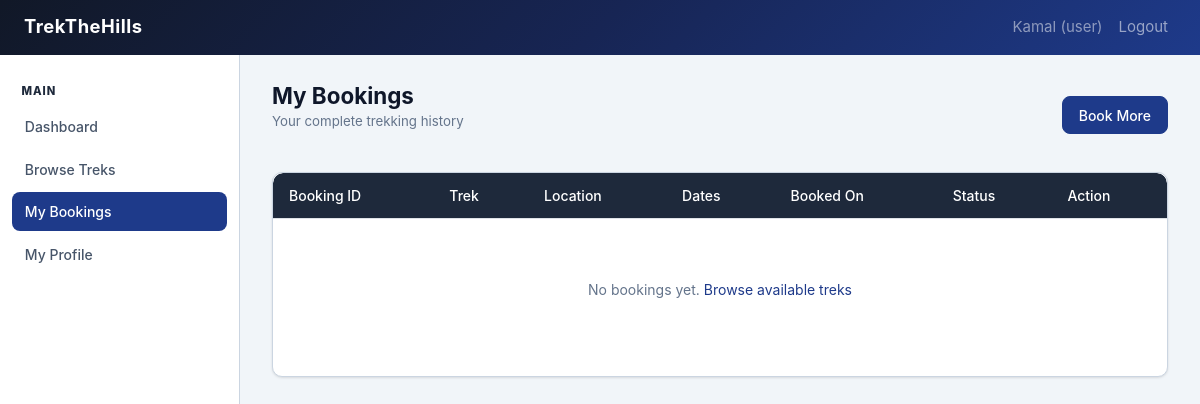
Page /user/bookings (signed in) on the earlier database version.
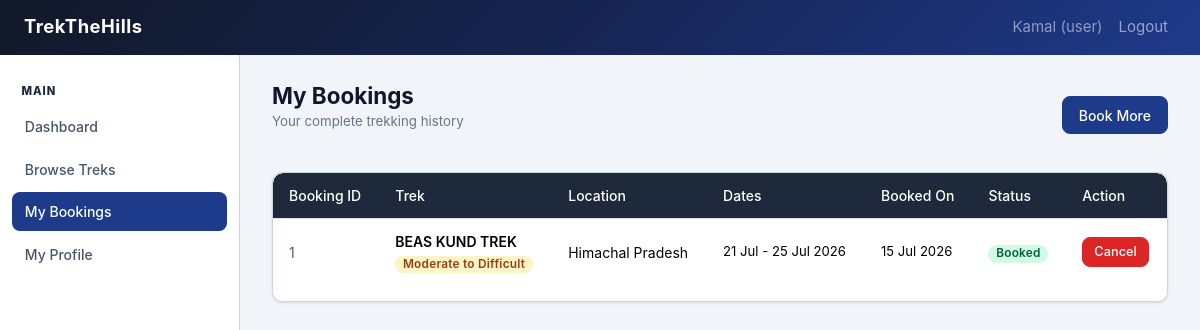
Same page on the later database version.
### models.py (models this page shows, shortened)
class Booking(db.Model):
    __tablename__ = 'bookings'
    id = db.Column(db.Integer, primary_key=True)
    user_id = db.Column(db.Integer, db.ForeignKey('users.id'), nullable=False)
    trek_id = db.Column(db.Integer, db.ForeignKey('treks.id'), nullable=False)
    booking_date = db.Column(db.DateTime, default=datetime.utcnow)
    status = db.Column(db.String(20), nullable=False, default='Booked')  # Booked | Cancelled | Completed
    notes = db.Column(db.Text, nullable=True)

class Trek(db.Model):
    __tablename__ = 'treks'
    id = db.Column(db.Integer, primary_key=True)
    name = db.Column(db.String(150), nullable=False)
    location = db.Column(db.String(150), nullable=False)
    difficulty = db.Column(db.String(20), nullable=False)
    duration_days = db.Column(db.Integer, nullable=False)
    total_slots = db.Column(db.Integer, nullable=False)
    altitude = db.Column(db.Integer, nullable = False)
    available_slots = db.Column(db.Integer, nullable=False)
    status = db.Column(db.String(20), nullable=False, default='Pending')
    start_date = db.Column(db.Date, nullable=False)
    end_date = db.Column(db.Date, nullable=False)
    description = db.Column(db.Text, nullable=True)
    price = db.Column(db.Float, nullable=False, default=0.0)
    assigned_staff_id = db.Column(db.Integer, db.ForeignKey('users.id'), nullable=True)
    created_at = db.Column(db.DateTime, default=datetime.utcnow)
    bookings = db.relationship('Booking', backref='trek', lazy=True)

### user.py (the view)
@user_bp.route('/bookings')
@login_required
@user_required
def bookings():
    my_bookings = Booking.query.filter_by(user_id=current_user.id)\
                               .order_by(Booking.booking_date.desc()).all()
    return render_template('user/bookings.html', bookings=my_bookings)

### app.py (called while the page is built)
@login_manager.user_loader
def load_user(user_id):
    return User.query.get(int(user_id))

### templates/User/bookings.html (shortened to what this page needs)
{% extends 'base.html' %}
{% block sidebar %}{% include '_sidebar.html' %}{% endblock %}
{% block content %}
<div class="page-header">
  <div>
    <h1 class="page-title">My Bookings</h1>
    <p class="page-subtitle">Your complete trekking history</p>
  </div>
  <a href="{{ url_for('user.treks') }}" class="btn btn-primary">
    Book More
  </a>
</div>
<div class="card">
  <div class="table-wrap">
    <table class="table">
      <thead>
        <tr>
          <th>Booking ID</th>
          <th>Trek</th>
          <th>Location</th>
          <th>Dates</th>
          <th>Booked On</th>
          <th>Status</th>
          <th>Action</th>
        </tr>
      </thead>
      <tbody>
        {% for b in bookings %}
        <tr>
          <td class="text-muted">{{ b.id }}</td>
          <td>
            <div class="fw-600">{{ b.trek.name }}</div>
            <span class="badge badge-{{ b.trek.difficulty.lower().replace(' ', '-') }}">{{ b.trek.difficulty }}</span>
          </td>
          <td>{{ b.trek.location }}</td>
          <td style="font-size:.82rem; white-space:nowrap;">
            {{ b.trek.start_date.strftime('%d %b') }} - {{ b.trek.end_date.strftime('%d %b %Y') }}
          </td>
          <td style="font-size:.82rem;">{{ b.booking_date.strftime('%d %b %Y') }}</td>
          <td><span class="badge badge-{{ b.status.lower() }}">{{ b.status }}</span></td>
          <td>
            {% if b.status == 'Booked' %}
            <form method="POST" action="{{ url_for('user.cancel_booking', booking_id=b.id) }}" style="display:inline;">
              <button type="submit" id="cancel-{{ b.id }}" class="btn btn-danger btn-sm"
                onclick="return confirm('Cancel this booking?')">
                Cancel
              </button>
            </form>
            {% else %}
            <span class="text-muted" style="font-size:.8rem;">-</span>
            {% endif %}
          </td>
        </tr>
        {% else %}
        <tr>
          <td colspan="7">
            <div class="empty-state">
              <p>No bookings yet. <a href="{{ url_for('user.treks') }}">Browse available treks</a></p>
            </div>
          </td>
        </tr>
        {% endfor %}
      </tbody>
    </table>
  </div>
</div>
{% endblock %}

Differences in the rows shown:
added Booking: id "1", trek.name "BEAS KUND TREK", trek.difficulty "Moderate to Difficult", trek.location "Himachal Pradesh", trek.start_date "21 Jul", trek.end_date "25 Jul 2026", booking_date "15 Jul 2026", status "Booked"
Other differences:
text no longer shown: "No bookings yet. Browse available treks"
